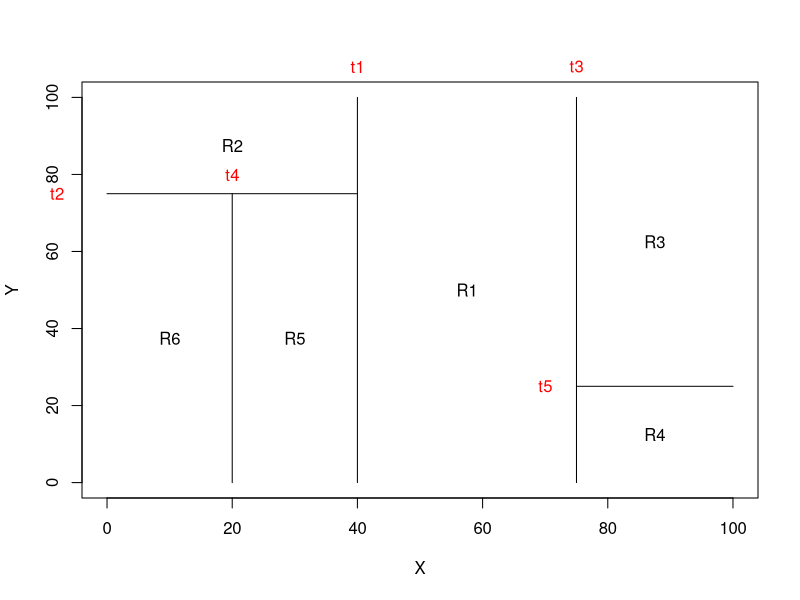

Source code (R):
## ---- chunk 1
par(xpd=NA)
plot(NA, NA, type="n", xlim=c(0,100), ylim=c(0,100), xlab="X", ylab="Y")
# t1: x = 40; (40, 0) (40, 100)
lines(x=c(40,40),y=c(0,100))
text(x=40, y=108, labels=c("t1"), col="red")
# t2: y = 75; (0, 75) (40, 75)
lines(x=c(0,40), y=c(75,75))
text(x=-8, y=75, labels=c("t2"), col="red")
# t3: x = 75; (75,0) (75, 100)
lines(x=c(75,75),y=c(0,100))
text(x=75, y=108, labels=c("t3"), col="red")
# t4: x = 20; (20,0) (20, 75)
lines(x=c(20,20),y=c(0,75))
text(x=20, y=80, labels=c("t4"), col="red")
# t5: y=25; (75,25) (100,25)
lines(x=c(75,100),y=c(25,25))
text(x=70, y=25, labels=c("t5"), col="red")

text(x=(40+75)/2, y=50, labels=c("R1"))
text(x=20, y=(100+75)/2, labels=c("R2"))
text(x=(75+100)/2, y=(100+25)/2, labels=c("R3"))
text(x=(75+100)/2, y=25/2, labels=c("R4"))
text(x=30, y=75/2, labels=c("R5"))
text(x=10, y=75/2, labels=c("R6"))
